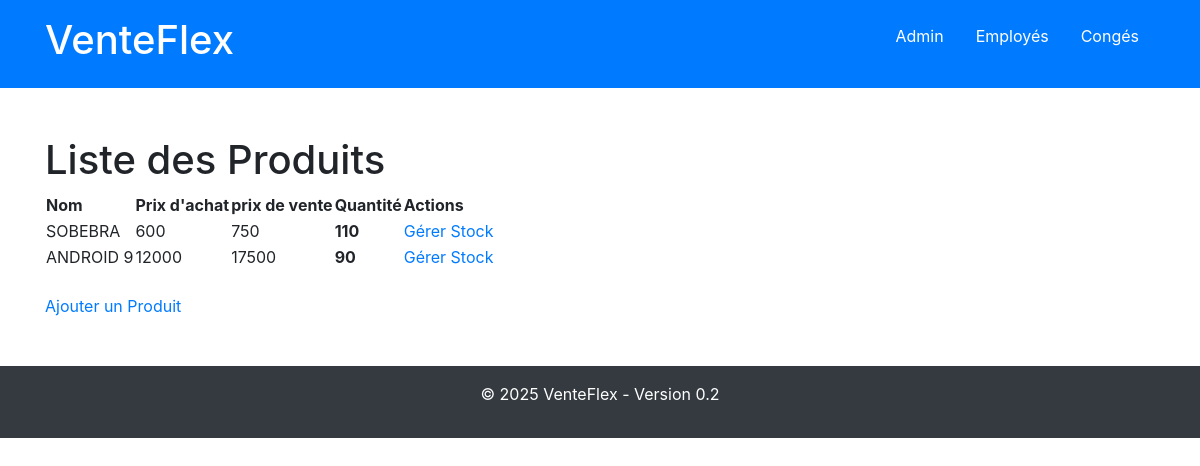
/stock/, run on the app's committed database.
### stock/models.py (models this page shows, shortened)
class Produit(models.Model):
    nom = models.CharField(max_length=255)
    description = models.TextField(blank=True, null=True)
    prix_achat = models.IntegerField()
    prix_vente = models.IntegerField()
    stock_actuel = models.PositiveIntegerField(default=0)
    seuil_reapprovisionnement = models.PositiveIntegerField(default=10)
    categorie = models.ForeignKey(Categorie, on_delete=models.CASCADE, related_name='produits')

### stock/views.py (the view)
# urls.py: path('', views.liste_produits, name='lister_produits'),
def liste_produits(request):
    produits = Produit.objects.all()
    return render(request, 'stock/liste_produits.html', {'produits': produits})

### personnel/templates/stock/liste_produits.html
{% extends 'base.html' %}
{% block content %}
    <h1>Liste des Produits</h1>
    <table>
        <thead>
            <tr>
                <th>Nom</th>
                <th>Prix d'achat</th>
                <th>prix de vente</th>
                <th>Quantité</th>
                <th>Actions</th>
            </tr>
        </thead>
        <tbody>
            {% for produit in produits %}
                <tr>
                    <td>{{ produit.nom }}</td>
                    <td>{{ produit.prix_achat }}</td>
                    <td>{{produit.prix_vente}}</td>
                    <th>{{produit.stock_actuel}}</th>
                    <td>
                        <a href="{% url 'stock:enregistrer_mouvement' produit.id %}">Gérer Stock</a>
                    </td>
                </tr>
            {% endfor %}
        </tbody>
    </table>
    <br>
    <a href="{% url 'stock:ajouter_produit' %}">Ajouter un Produit</a>
{% endblock %}

### data on the page
Produit: nom "SOBEBRA", prix_achat "600", prix_vente "750", stock_actuel "110"
Produit: nom "ANDROID 9", prix_achat "12000", prix_vente "17500", stock_actuel "90"
